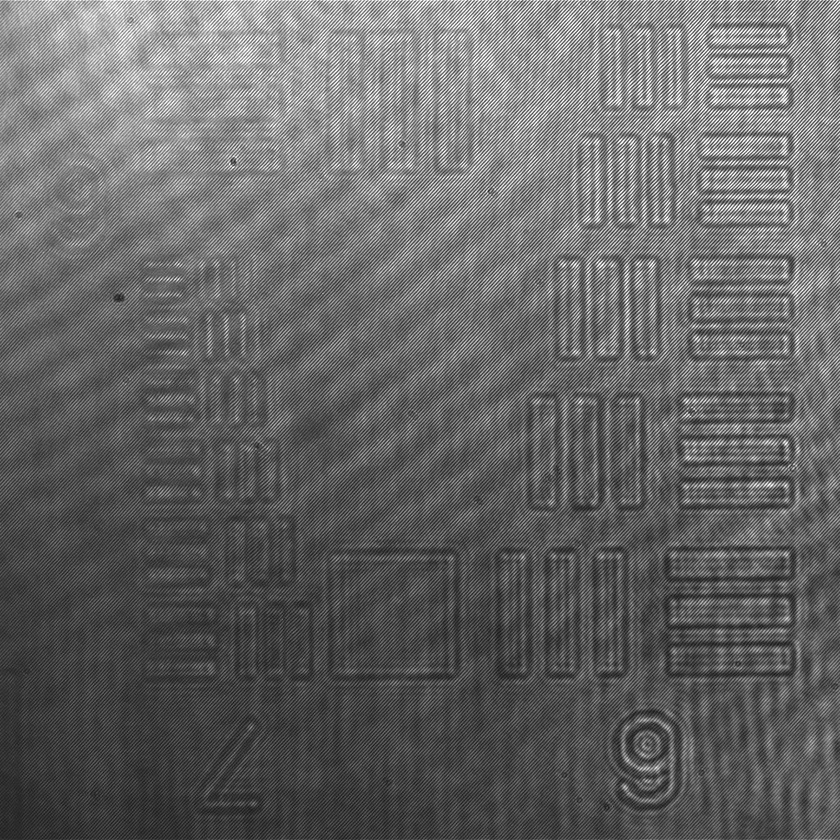
#> input picture AuxiliaryFiles/USAF_20x.jpg, 840 x 840 px, shrunk from 1024 x 1024 before the run
$ python Angular_EspectruSpatial_Filter_ROI_Automatically.py
#> lines starting #> are read from the running program, lines starting #| are printed output that depends on the picture
"""
Title-->            Angular Espectrum - Image Plane holograms
Author-->           Ana Doblas, Carlos Trujillo, Raul Castaneda,
Date-->             03/03/2019
Last modified-->    24/01/2020
                    University of Memphis
                    Optical Imaging Research lab (OIRL)
Abstract -->        Algorithm that allow to elaborate the numerical reconstruction of digital holograms recorded in
                    image plane architecture and off-axis setup, trough spatial Filter method
Links-->          - https://medium.com/@y1017c121y/python-computer-vision-tutorials-image-fourier-transform-part-2-ec980
                    3e63993 (FFT time)
"""

# libraries
import numpy as np
import cv2
import math
from matplotlib import pyplot as plt
from math import pi


def main():
    holo = read_hologram()
    height, width = holo.shape  # get size of the image
    wave_length, distance, dimensionX, dimensionY, deltaX, deltaY = load_parameters(height, width)
    holo_filter, indI = spatial_filter(holo, height, width)
    x_max_out, y_max_out = automatically_angular_spectrum(holo_filter, indI, height, width, wave_length, deltaX, deltaY)
    reconstruction = best_reconstruction(holo_filter, x_max_out, y_max_out, height, width, wave_length, deltaX, deltaY)
    amplitude(reconstruction)
    phase(reconstruction, height, width)


# read hologram
def read_hologram():
    namefile = 'USAF_20x.jpg'
    holo = cv2.imread(namefile, cv2.IMREAD_GRAYSCALE)  # convert automatically to gray scale the image read
#> holo is the input picture: shape (840, 840); min 20, max 255, mean 103
    imageShow(holo, 'hologram')
    return holo


# reconstruction parameters (units -- > micro-meters)
def load_parameters(height, width):
#> called with height = 840, width = 840
    wave_length = 0.633  # wavelength used to the digital reconstruction
    distance = 0  # distance of propagation
    dimensionX = 7065.6  # X dimension of the sensor
    dimensionY = 7065.6  # Y dimension of the sensor
    deltaX = dimensionX / height  # pixel X dimension
#> deltaX = 8.41
    deltaY = dimensionY / width  # pixel Y dimension
#> deltaY = 8.41
    return wave_length, distance, dimensionX, dimensionY, deltaX, deltaY


# spatial filter
def spatial_filter(holo, height, width):
#> called with height = 840, width = 840
    holoFT = np.float32(holo)  # convertion of data to float
    fft_holo = cv2.dft(holoFT, flags=cv2.DFT_COMPLEX_OUTPUT)  # FFT of hologram
    fft_holo = np.fft.fftshift(fft_holo)
    fft_holo_image = 20 * np.log(cv2.magnitude(fft_holo[:, :, 0], fft_holo[:, :, 1]))  # logaritm scale FFT
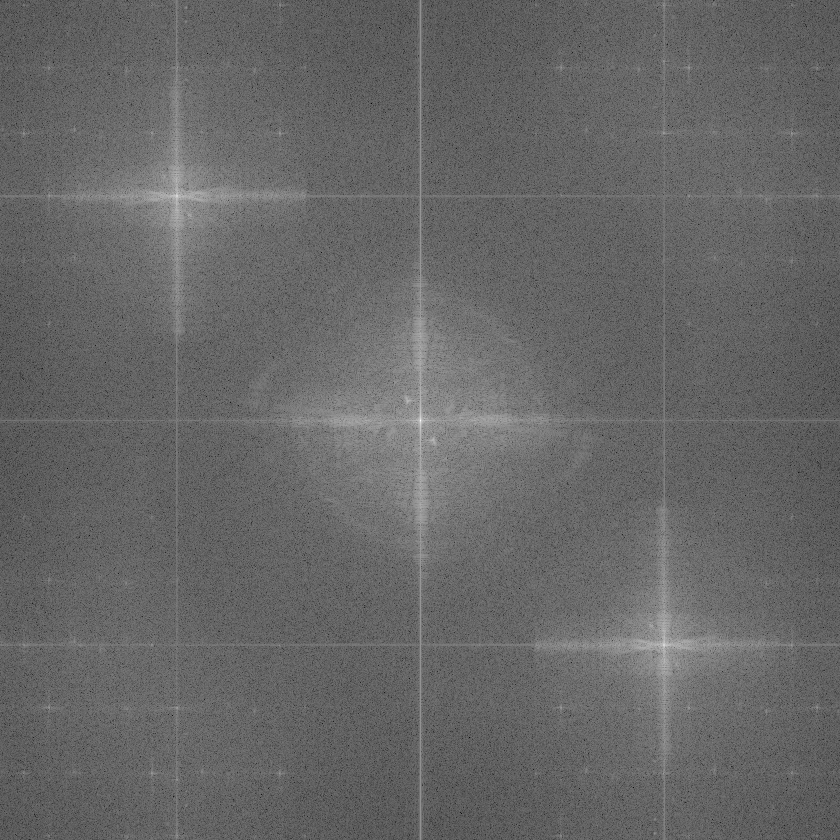
#> fft_holo_image: shape (840, 840) float32; min 32.49, max 362, mean 165.9; drawn with min black and max white
    minVal = np.amin(np.abs(fft_holo_image))
#> minVal = 32.49
    maxVal = np.amax(np.abs(fft_holo_image))
#> maxVal = 362
    fft_holo_image = cv2.convertScaleAbs(fft_holo_image, alpha=255.0 / (maxVal - minVal),
                                         beta=-minVal * 255.0 / (maxVal - minVal))
    imageShow(fft_holo_image, 'FFT hologram')
    indI = np.unravel_index(np.argmax(fft_holo_image[1:500, 1:500], axis=None), fft_holo_image[1:500, 1:500].shape)
#> indI = (419, 419)
#> (the run stopped early here; a loop or call above may not have finished)
